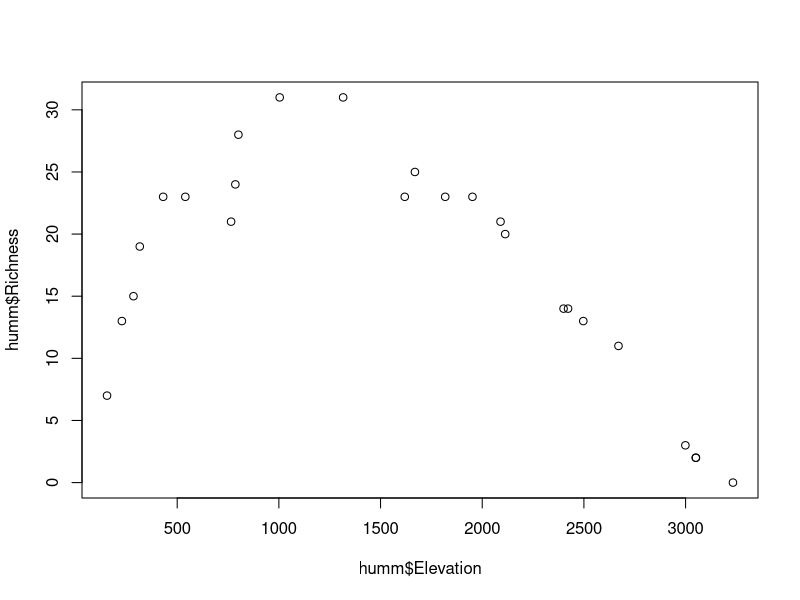

This figure's R source:
## Set working directory
setwd("C://Users/Anusha/Documents/GitHub/PermuteSeminar-2014/Null models/")

## Read in hummingbird file
humm <- read.csv("Hummingbirds.csv")

# Check the data
head(humm)

# Remove "Elev_" from elevation column and save as number
humm[,1] <- as.numeric(gsub(pattern="Elev_", x=humm[,1], replacement="", fixed=T))
# Check the data
head(humm[,1])

## Get richness per elevation
humm$Richness <- rowSums(humm[,2:51])
head(humm)

## Plot and look at Richness vs Elevation
plot(humm$Elevation, humm$Richness)

humm[26,] <- colSums(humm)
tail(humm)
